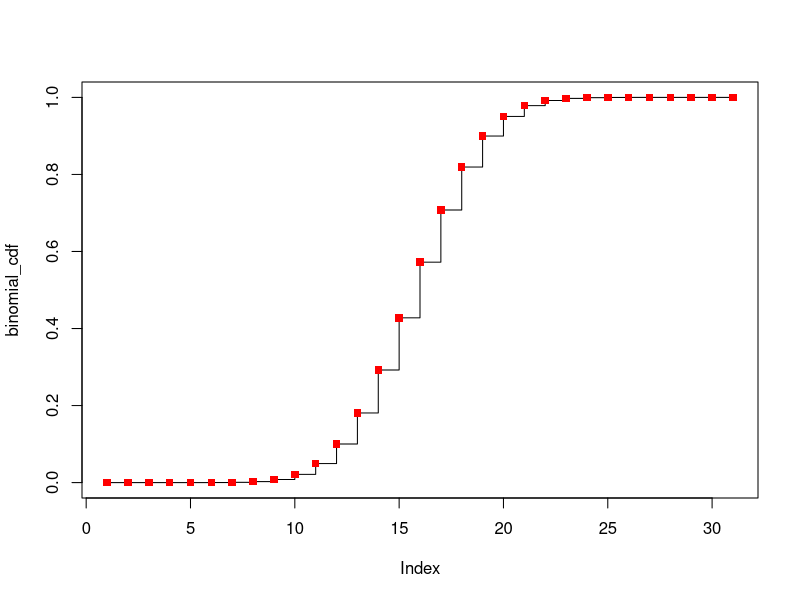
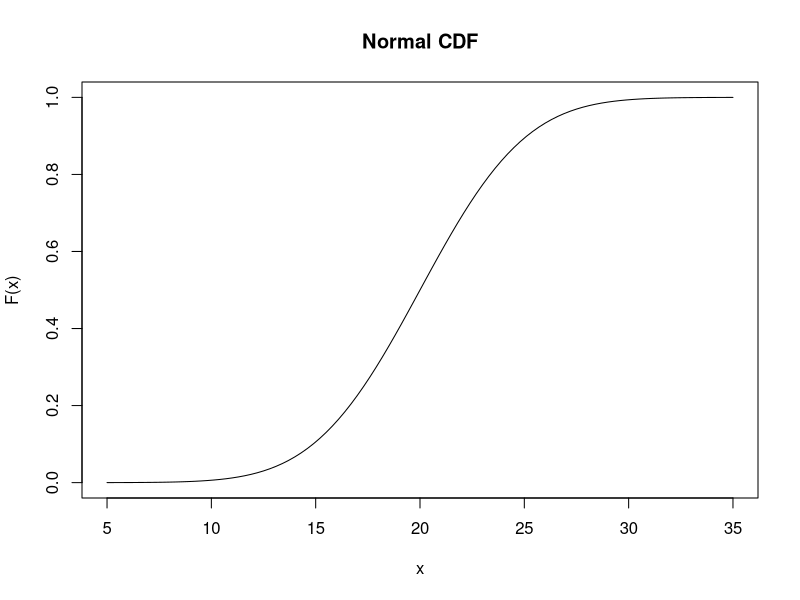
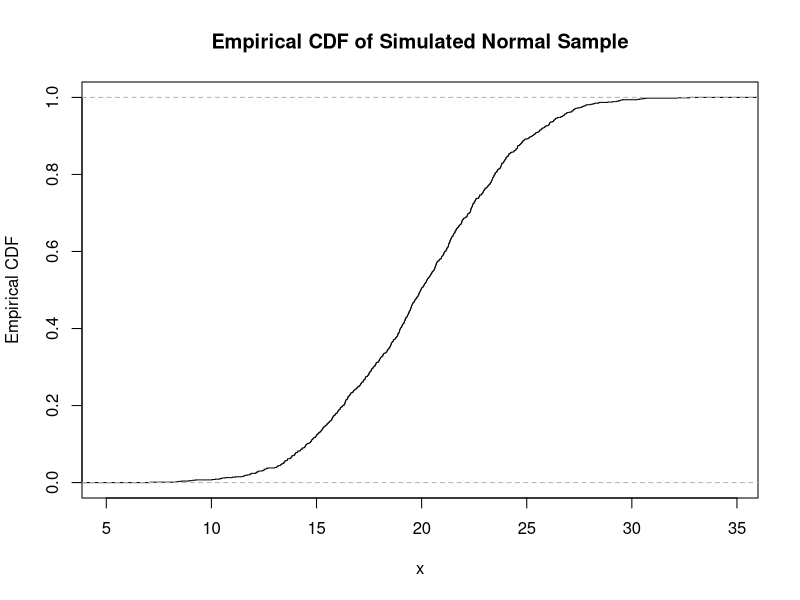
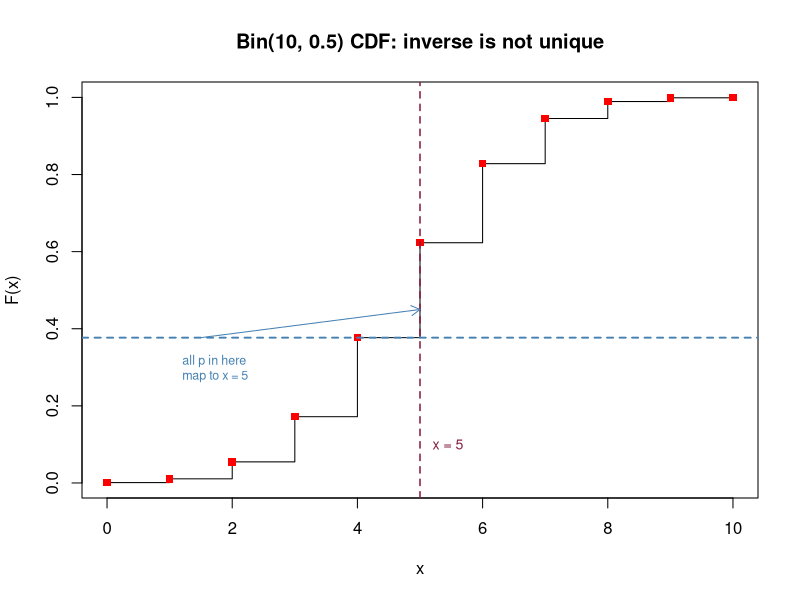

R code for these plots, in order:
## ---- chunk 1
pbinom(3, size = 5, prob = 0.4)
## ---- chunk 2
vals <- (0:30)

binomial_cdf <- pbinom(vals, 30, 0.5)
plot(binomial_cdf, type = "s")
points(binomial_cdf, pch = 15, col = "red")
## ---- chunk 3
curve(pnorm(x, mean = 20, sd = 4),from = 5, to = 35, xlab = "x", ylab = "F(x)", main = "Normal CDF")
## ---- chunk 4
sample1 <- rnorm(1000, mean = 20, sd = 4)

plot(ecdf(sample1), xlab = "x", ylab = "Empirical CDF", main = "Empirical CDF of Simulated Normal Sample"
)
## ---- chunk 5
vals <- 0:10
binomial_cdf <- pbinom(vals, 10, 0.5)

plot(vals, binomial_cdf, type = "s",
     xlab = "x", ylab = "F(x)",
     main = "Bin(10, 0.5) CDF: inverse is not unique")
points(vals, binomial_cdf, pch = 15, col = "red")

# Pick p in a flat region — between pbinom(4) and pbinom(5)
p_level <- 0.377   # sits in the flat stretch after x=4

# Two horizontal lines: one at p_level, one just below the next jump
abline(h = p_level, lty = 2, col = "steelblue", lwd = 1.5)
abline(h = pbinom(4, 10, 0.5), lty = 2, col = "steelblue", lwd = 1.5)

# Vertical line at x=5 (the jump point where F first exceeds p_level)
abline(v = 5, lty = 2, col = "#861F41", lwd = 1.5)

# Annotate
text(5.2, 0.1, "x = 5", col = "#861F41", cex = 0.85, adj = 0)

arrows(x0 = 1.5, y0 = 0.377, x1 = 5, y1 = 0.45,
       length = 0.1, col = "steelblue")
text(1.2, 0.30, "all p in here\nmap to x = 5",
     col = "steelblue", cex = 0.75, adj = 0)
